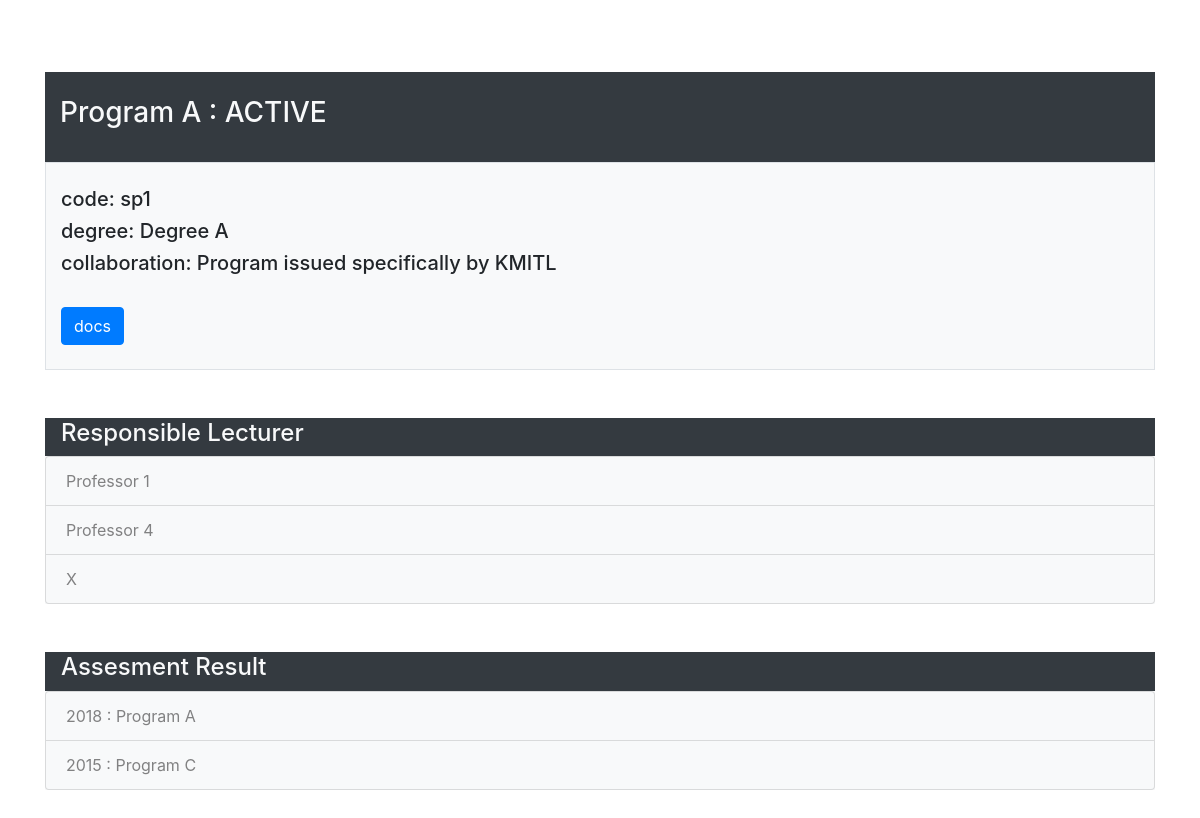
The page /program_detail/1/ on the database its author committed.
### study_program/models.py (models this page shows, shortened)
class StudyProgram(models.Model):
    code = models.CharField(max_length=200)
    name = models.CharField(max_length=200)
    status_choices = (
        ('ACTIVE', 'ACTIVE'),
        ('GOING TO CLOSE', 'GOING TO CLOSE'),
        ('NOT ACTIVE', 'NOT ACTIVE'),
    )
    program_status = models.CharField(max_length=200, choices=status_choices )
    degree_and_major = models.CharField(max_length=400)
    collaboration_choices = (
        ('Program issued specifically by KMITL', 'Program issued specifically by KMITL'),
        ('Program supported by other institutes', 'Program supported by other institutes'),
        ('Collaborated program with other institutes', 'Collaborated program with other institutes'),
    )
    collaboration_with_other_institues = models.TextField(max_length=400, choices = collaboration_choices)
    pdf_docs = models.FileField(upload_to='study_program_details/')
    responsible_professors = models.ManyToManyField(Professor, through=Professor.responsible_program.through, blank=True)
    past_assessment = models.ManyToManyField('AssessmentResult', blank=True)
    def __str__(self):
        return self.name

class Professor(models.Model):
    professor_id = models.CharField(max_length = 200)
    academic_title = models.CharField(max_length = 200)
    name_surname = models.CharField(max_length = 200)
    date_of_birth = models.DateField()
    YEAR_CHOICES = []
    for r in range(1980, (datetime.datetime.now().year+1)):
        YEAR_CHOICES.append((r,r))
    bsc = models.CharField(max_length = 200)
    bsc_grad_institute = models.CharField(max_length = 200)
    bsc_year = models.IntegerField(('year'), choices=YEAR_CHOICES, default=datetime.datetime.now().year)
    msc = models.CharField(max_length = 200)
    msc_grad_institute = models.CharField(max_length = 200)
    msc_year = models.IntegerField(('year'), choices=YEAR_CHOICES, default=datetime.datetime.now().year)
    phd = models.CharField(max_length = 200)
    phd_grad_institute = models.CharField(max_length = 200)
    phd_year = models.IntegerField(('year'), choices=YEAR_CHOICES, default=datetime.datetime.now().year)
    phone = models.CharField(max_length = 200)
    email = models.CharField(max_length = 200)
    university = models.CharField(max_length = 200)
    additional_degree = models.CharField(max_length = 200, blank = True)
    responsible_program = models.ManyToManyField('StudyProgram', blank=True)
    committee_profile = models.ManyToManyField('Committee', blank=True)

class AssessmentResult(models.Model):
    code = models.CharField(max_length=200)
    committee_id = models.ManyToManyField(Committee, blank=True)
    program_id = models.ForeignKey(StudyProgram, on_delete=models.PROTECT, null=True)
    YEAR_CHOICES = []
    for r in range(1980, (datetime.datetime.now().year+1)):
        YEAR_CHOICES.append((r,r))
    year = models.IntegerField(('year'), choices=YEAR_CHOICES, default=datetime.datetime.now().year)
    curriculum_status_choices = (
        ('New', 'New'),
        ('Modify', 'Modify'),
    )
    curriculum_status = models.TextField(max_length=400, choices = curriculum_status_choices)
    curriculum_status_year = models.IntegerField(('หลักสูตรปี'), choices=YEAR_CHOICES, default=datetime.datetime.now().year)
    curriculum_standard_choices = (
            ('New', 'New'),
            ('Modify', 'Modify'),
    )
    curriculum_standard = models.IntegerField(('มาตรฐานหลักสูตรตามปี'), choices=YEAR_CHOICES, default=datetime.datetime.now().year)
    pdf_docs = models.FileField(upload_to='assessment_details/')
    aun_id = models.ForeignKey('AUN', on_delete=models.PROTECT, null=True)

### study_program/views.py (the view)
# urls.py: path('program_detail/<int:program_id>/', views.program_detail, name='program_detail'),
def program_detail(request, program_id):
    detail = get_object_or_404(StudyProgram, pk=program_id)
    faculties_list = {'1':'Science', '2':'Engineering', '3':'Medicine'}
    professor_list = []
    for professor in detail.responsible_professors.all():
        professor_list.append(professor)
    assessment_list =[]
    for assessment in detail.past_assessment.all():
        assessment_list.append(assessment)
    return render(request, 'study_program/program_detail.html', {'program_detail': detail, 'faculties': faculties_list, 'professors':professor_list, 'assessment_list':assessment_list})

### study_program/templates/study_program/program_detail.html (shortened to what this page needs)
<head>
    <link rel="stylesheet" href="https://stackpath.bootstrapcdn.com/bootstrap/4.1.3/css/bootstrap.min.css">
</head>
<main>
    <div class="container">
        <br/>
        <br/>
        <br/>
        <div class="text-light bg-dark border-dark container">
            <br/>
            <h3>{{ program_detail.name }} : {{ program_detail.program_status }}</h3>
            <br/>
        </div>
        <div class="container bg-light border">
            <br/>
            <h5>code: {{ program_detail.code }}</h5>
            <h5>degree: {{ program_detail.degree_and_major }}</h5>
            <h5>collaboration: {{ program_detail.collaboration_with_other_institues }}</h5>
            <br/>
            <a class= "btn btn-primary" href="{{ program_detail.pdf_docs.url }}">docs</a>
            <br/>
            <br/>
        </div>
        <br/>
        <br/>
        <div class="text-light bg-dark border border-dark container">
            <h4>Responsible Lecturer</h4>
        </div>
        <div class=bg-light>
            <ul class="list-group">
                {% for responsible_professor in professors %}
                    <a class="list-group-item list-group-item-light bg-light"  href = "{% url 'professor_profile' responsible_professor.id %}">{{ responsible_professor.name_surname}}</a>
                {% endfor %}
            </ul>
        </div>
        <br/>
        <br/>
        <div class="text-light bg-dark border border-dark container">
            <h4>Assesment Result</h4>
        </div>
        <div class=bg-light>
            <ul class="list-group">
                {% for assessment in assessment_list %}
                    <a class="list-group-item list-group-item-light bg-light"  href = "{% url 'assessment_result' assessment.id %}">{{assessment.year}} : {{ assessment.program_id }}</a>
                {% endfor %}
            </ul>
        </div>
        <br/>
        <br/>
    </div>
</main>

### rows shown on the page
StudyProgram: name "Program A", program_status "ACTIVE", code "sp1", degree_and_major "Degree A", collaboration_with_other_institues "Program issued specifically by KMITL"
Professor: name_surname "Professor 1"
Professor: name_surname "Professor 4"
Professor: name_surname "X"
AssessmentResult: year "2018", program_id "Program A"
AssessmentResult: year "2015", program_id "Program C"
